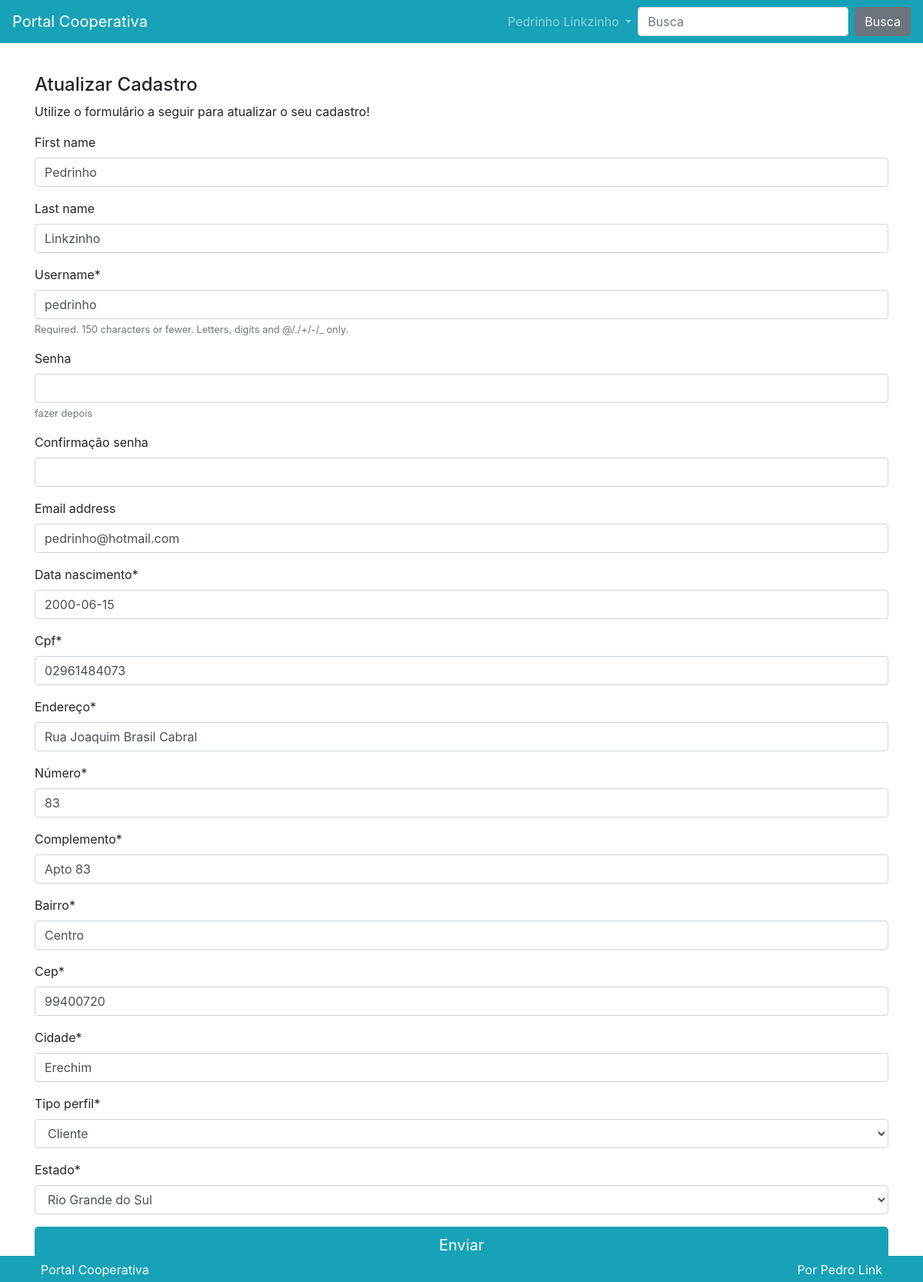
/perfil/ (signed in), run on an earlier commit of the app's database.
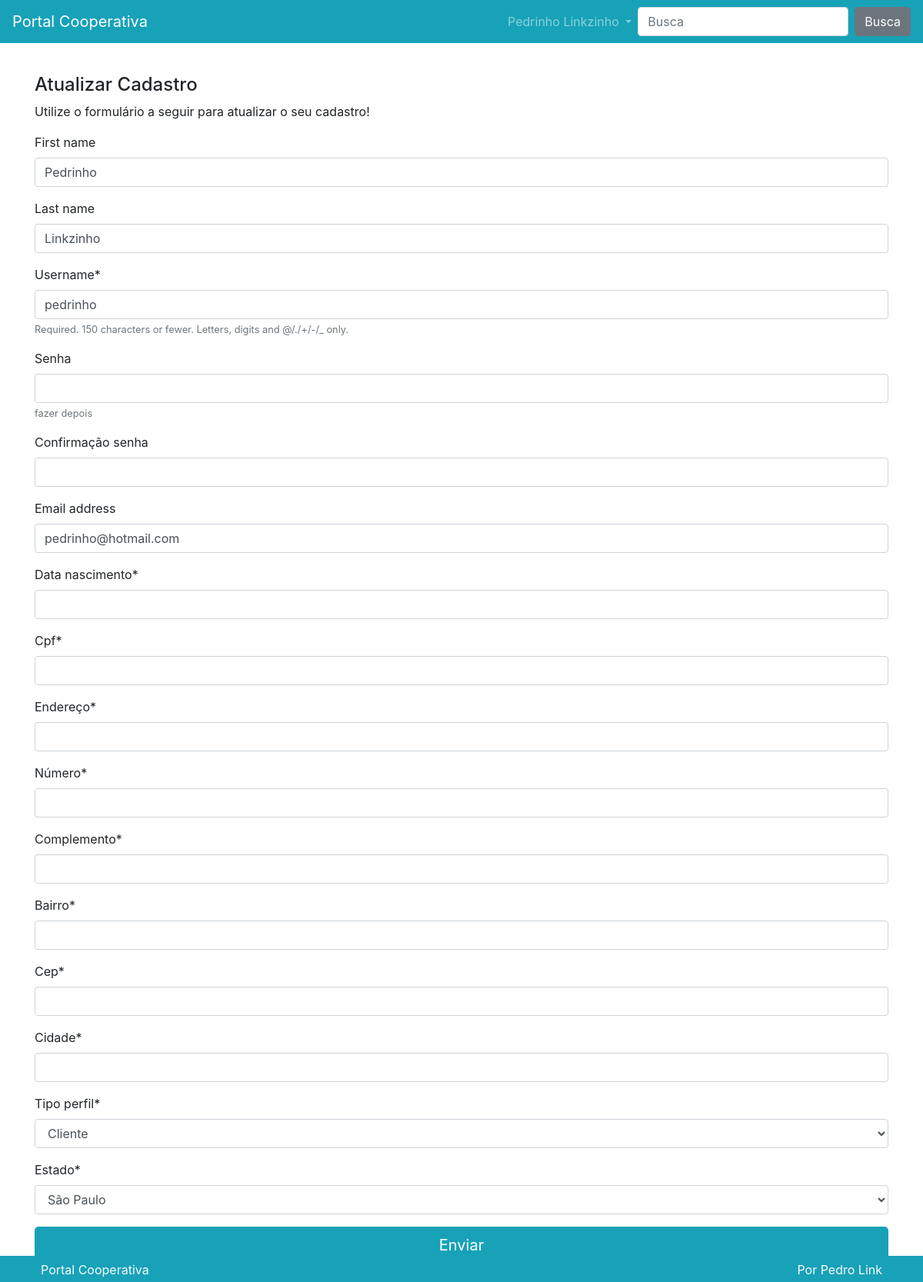
And on a later commit of the database.
### perfil/models.py (models this page shows, shortened)
class Perfil(models.Model):
    usuario = models.OneToOneField(
        User, on_delete=models.CASCADE, verbose_name='Usuário')
    data_nascimento = models.DateField()
    cpf = models.CharField(max_length=11)
    endereco = models.CharField(max_length=50, verbose_name='Endereço')
    numero = models.CharField(max_length=5, verbose_name='Número')
    complemento = models.CharField(max_length=30)
    bairro = models.CharField(max_length=30)
    cep = models.CharField(max_length=8)
    cidade = models.CharField(max_length=30)
    tipo_perfil = models.CharField(
        max_length=1,
        default='Cliente',
        choices=(
            ('C', 'Cliente'),
            ('F', 'Fornecedor'),
        )
    )
    estado = models.CharField(
        max_length=2,
        default='SP',
        choices=(
            ('AC', 'Acre'),
            ('AL', 'Alagoas'),
            ('AP', 'Amapá'),
            ('AM', 'Amazonas'),
            ('BA', 'Bahia'),
            ('CE', 'Ceará'),
            ('DF', 'Distrito Federal'),
            ('ES', 'Espírito Santo'),
            ('GO', 'Goiás'),
            ('MA', 'Maranhão'),
            ('MT', 'Mato Grosso'),
            ('MS', 'Mato Grosso do Sul'),
            ('MG', 'Minas Gerais'),
            ('PA', 'Pará'),
            ('PB', 'Paraíba'),
            ('PR', 'Paraná'),
            ('PE', 'Pernambuco'),
            ('PI', 'Piauí'),
            ('RJ', 'Rio de Janeiro'),
            ('RN', 'Rio Grande do Norte'),
            ('RS', 'Rio Grande do Sul'),
            ('RO', 'Rondônia'),
            ('RR', 'Roraima'),
            ('SC', 'Santa Catarina'),
            ('SP', 'São Paulo'),
            ('SE', 'Sergipe'),
            ('TO', 'Tocantins'),
        )
    )
    class Meta:
        verbose_name = 'Perfil'
        verbose_name_plural = 'Perfis'

### perfil/views.py (the view)
# urls.py: path('', views.Criar.as_view(), name='criar'),
class Criar(BasePerfil):
    def post(self, *args, **kwargs):
        if not self.userform.is_valid() or not self.perfilform.is_valid():
            messages.error(
                self.request,
                'Existem erros no formulário de cadastro. Verifique se todos os campos foram preenchidos corretamente.'
            )
            return self.renderizar
        username = self.userform.cleaned_data.get('username')
        password = self.userform.cleaned_data.get('password')
        email = self.userform.cleaned_data.get('email')
        first_name = self.userform.cleaned_data.get('first_name')
        last_name = self.userform.cleaned_data.get('last_name')
        if self.request.user.is_authenticated:
            usuario = get_object_or_404(
                User, username=self.request.user.username)
            usuario.username = username
            if password:
                usuario.set_password(password)
            usuario.email = email
            usuario.first_name = first_name
            usuario.last_name = last_name
            usuario.save()
            if not self.perfil:
                self.perfilform.cleaned_data['usuario'] = usuario
                print(self.perfilform.cleaned_data)
                perfil = models.Perfil(**self.perfilform.cleaned_data)
                perfil.save()
            else:
                perfil = self.perfilform.save(commit=False)
                perfil.usuario = usuario
                perfil.save()
        else:
            usuario = self.userform.save(commit=False)
            usuario.set_password(password)
            usuario.save()
            perfil = self.perfilform.save(commit=False)
            perfil.usuario = usuario
            perfil.save()
        if password:
            autentica = authenticate(
                self.request,
                username=usuario,
                password=password
            )
            if autentica:
                login(self.request, user=usuario)
        self.request.session['carrinho'] = self.carrinho
        self.request.session.save()
        messages.success(
            self.request,
            'Dados preenchidos com sucesso!'
        )
        return redirect('produto:carrinho')

### perfil/forms.py (shortened to what this page needs)
class UserForm(forms.ModelForm):
    password = forms.CharField(
        required=False,
        widget=forms.PasswordInput(),
        label='Senha',
        help_text='fazer depois'
    )
    password2 = forms.CharField(
        required=False,
        widget=forms.PasswordInput(),
        label='Confirmação senha'
    )
    def __init__(self, usuario=None, *args, **kwargs):
        super().__init__(*args, **kwargs)
        self.usuario = usuario
    class Meta:
        model = User
        fields = ('first_name', 'last_name', 'username', 'password',
                  'password2', 'email')

class PerfilForm(forms.ModelForm):
    class Meta:
        model = models.Perfil
        fields = '__all__'
        exclude = ('usuario',)

### perfil/views.py (called while the page is built)
    def get(self, *args, **kwargs):
        return self.renderizar

### perfil/templates/perfil/atualizar.html (shortened to what this page needs)
{% extends 'perfil/criar.html' %}
{% block titulo_cadastro %}
<h4>Atualizar Cadastro</h4>
<p>Utilize o formulário a seguir para atualizar o seu cadastro!</p>
{% endblock %}

### perfil/templates/perfil/criar.html (shortened to what this page needs)
{% extends 'static/base.html' %}
{% load crispy_forms_tags %}
{% block conteudo %}
<div class="row">
    <div class="col-lg mt-3">
        {% block titulo_cadastro %}{% endblock %}
        <form method="POST" action="">
            {{userform|crispy}}
            {{perfilform|crispy}}
            <div class="row">
                <div class="col">
                    <button type="submit" class="btn btn-primary btn-block btn-lg">Enviar</button>
                </div>
            </div>
        </form>
    </div>
</div>
{% endblock %}

What changed in the data, as far as the page shows it:
removed Perfil: data_nascimento "2000-06-15", cpf "02961484073", endereco "Rua Joaquim Brasil Cabral", numero "83", complemento "Apto 83", bairro "Centro", cep "99400720", cidade "Erechim", tipo_perfil "Cliente", estado "Rio Grande do Sul"
Also different on the page:
form field tipo_perfil: (not shown) → "Cliente"
form field estado: (not shown) → "São Paulo"
